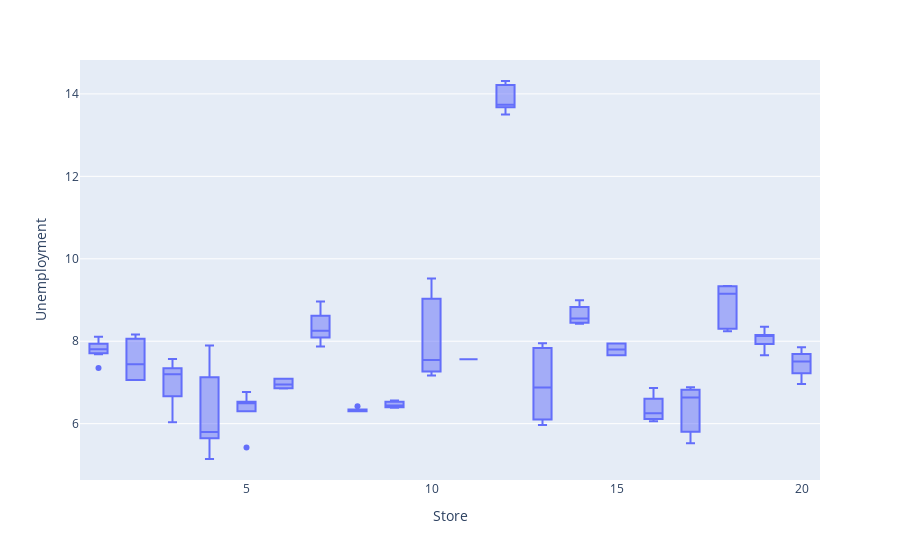

The notebook cell saved with this chart:
### Code cell
# show unemployement outliers for each store
fig = px.box(df, x='Store', y='Unemployment')
fig.show()

### Figure 1 — Plotly figure (JSON) as saved in the notebook; plotly's stock layout.template omitted (floating-point values rounded to 4 significant figures)
{"data": [{"alignmentgroup": "True", "hovertemplate": "Store=%{x}<br>Unemployment=%{y}<extra></extra>", "legendgroup": "", "marker": {"color": "#636efa"}, "name": "", "notched": false, "offsetgroup": "", "orientation": "v", "showlegend": false, "type": "box", "x": [6, 13, 6, 4, 15, 20, 14, 8, 18, 7, 1, 17, 6, 13, 2, 7, 5, 18, 19, 19, 17, 3, 16, 17, 6, 12, 7, 14, 19, 3, 18, 4, 5, 18, 16, 7, 1, 2, 5, 19, 1, 16, 13, 2, 9, 14, 10, 13, 8, 6, 14, 14, 10, 12, 5, 4, 18, 3, 12, 18, 13, 1, 1, 20, 15, 1, 20, 9, 2, 3, 9, 12, 14, 1, 8, 5, 10, 13, 3, 2, 4, 3, 19, 14, 8, 18, 20, 19, 2, 13, 11, 15, 7, 9, 14, 8, 5, 7, 1, 19, 3, 16, 13, 13, 17, 4, 12, 4, 6, 7, 5, 3, 3, 3, 14, 17, 8, 19], "x0": " ", "xaxis": "x", "y": [6.858, 7.47, 7.092, 7.896, 7.658, 6.961, null, 6.425, 9.331, 8.595, 7.348, 6.885, 7.092, 7.951, 7.441, 8.963, 6.489, 8.243, 8.35, 8.15, 5.527, 6.833, 6.339, 6.635, 6.925, 13.74, 8.256, 8.424, 7.771, 7.567, 8.975, 5.946, 6.3, 8.304, 6.061, 8.622, 8.106, 7.057, 6.496, 8.099, 7.962, 6.162, 5.965, 8.163, null, 8.549, 7.17, 6.877, 6.315, 6.973, 8.424, 8.521, 7.545, 14.31, 5.422, 5.143, 9.342, 7.368, 13.5, 9.331, 7.795, 7.787, null, 7.856, 7.943, 7.866, 7.527, 6.56, 8.028, 6.664, 6.442, 13.74, 8.625, 7.808, 6.299, null, 9.524, 7.951, 7.343, 7.057, 7.127, 6.664, 8.099, 8.992, 6.299, null, 7.484, 8.15, null, 6.104, 7.564, null, 8.09, 6.384, null, 6.315, 6.529, 7.872, 7.682, 7.658, 7.197, 6.868, 6.877, 6.104, null, 5.644, 14.18, 5.644, 6.855, 8.09, 6.768, 7.197, 7.343, 6.034, 8.899, null, null, 8.15], "y0": " ", "yaxis": "y"}], "layout": {"boxmode": "group", "legend": {"tracegroupgap": 0}, "margin": {"t": 60}, "xaxis": {"anchor": "y", "domain": [0, 1], "title": {"text": "Store"}}, "yaxis": {"anchor": "x", "domain": [0, 1], "title": {"text": "Unemployment"}}}}
